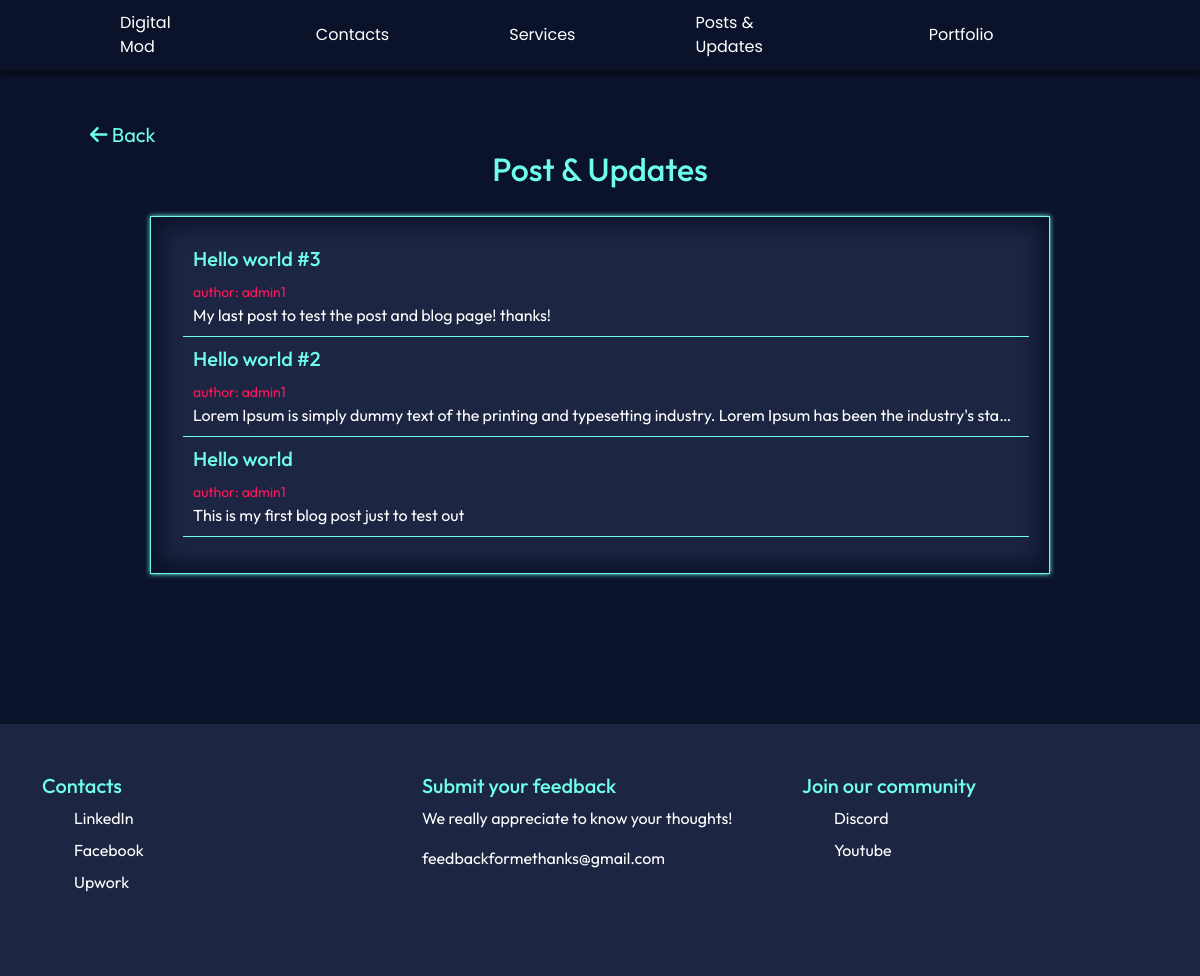
The page /posts&updates/ on the database its author committed.
### core/models.py (models this page shows, shortened)
class Post(models.Model):
    title = models.CharField(max_length=255)
    author = models.ForeignKey(User, on_delete=models.CASCADE)
    body = models.TextField()

### core/views.py (the view)
# urls.py: path('posts&updates/', blogs.as_view(), name='blogs'),
class blogs(ListView):
    model = Post
    template_name = 'blogs.html'
    ordering = ['-id']

### core/templates/blogs.html (shortened to what this page needs)
{% extends 'base.html' %}
{% block content %}
<div class="section">
    <div class="prev-page">
        <a href="{% url 'home' %}"><i class="fa-solid fa-arrow-left"></i> Back</a>
    </div>
</div>
<div class="headerTitle">
    <h2>Post & Updates</h2>
</div>
<div class="blogs section">
    <div class="bloglists">
        <ul>
        {% for post in object_list %}
        <a href="{% url 'detailed-Blog' post.pk %}"><li><h5>{{ post.title }}</h5>
            <small>author: {{ post.author }}</small> <br>
            <p>{{ post.body }}</p></li>
        </a>
        {% endfor %}
        </ul>
    </div>
</div>
<div style="height: 150px; display: block;"></div>
{% endblock %}

### static/css/style.css (style rules this page uses)
:root { --color-background: rgba(11, 19, 43, 1); --text-white: white; --color-custom1: rgba(111, 255, 233, 1); --color-custom2: rgba(28, 37, 65, 1); --color-custom3: rgba(58, 80, 107, 1); --color-highlight: rgb(255, 22, 92); }
* { margin: 0; padding: 0; font-family: "Outfit", sans-serif; }
body { background-color: var(--color-background); }
.section { padding: 0 90px; margin: 0 auto; }
.headerTitle { color: var(--color-custom1); display: flex; justify-content: center; padding: 0 0 20px; }
.prev-page { display: flex; justify-content:flex-start; }
.prev-page a { text-decoration: none; color: var(--color-custom1); font-size: 20px; }
.blogs { width: 75%; padding: 20px 0 20px; border: 1px solid var(--color-custom1); box-shadow: 1px -1px 20px 10px var(--color-background) inset, 0 0 5px var(--color-custom1); color: white; background-color: var(--color-custom2); }
.bloglists ul { list-style: none; padding-right: 20px; }
.bloglists li { padding: 10px; border-bottom: 1px solid var(--color-custom1); overflow: hidden; max-height: 100px; }
.bloglists a { text-decoration: none; color: white; }
.bloglists a h5 { color: var(--color-custom1); }
.bloglists a small { color: rgb(255, 22, 92); }
.bloglists a p { text-overflow: ellipsis; overflow: hidden; white-space: nowrap; }

### rows shown on the page
Post: title "Hello world #3", author "admin1", body "My last post to test the post and blog page! thanks!"
Post: title "Hello world #2", author "admin1", body "Lorem Ipsum is simply dummy text of the printing and typesetting industry. Lorem Ipsum has been the industry's sta…"
Post: title "Hello world", author "admin1", body "This is my first blog post just to test out"
